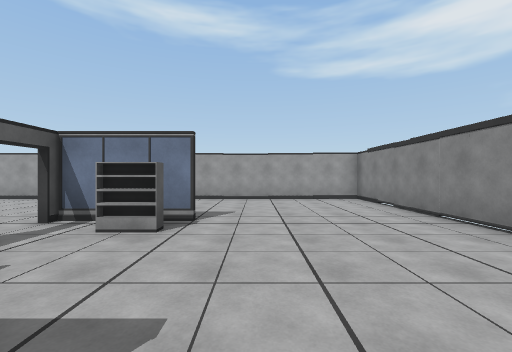
view 1 (above)

16 first-person views from a walk through a scene from a Unity 3-D project. The camera is 1.5 m above the floor, looks level and sees 90° across. The floor is counted in squares, 2 m on a side. Each view is taken from the middle of a square. On the plan, view 1 faces up. The plan holds only what a view shows up to about 9 squares ahead; the rest is blank. The player character is not drawn. Some animated figures are left out.

view 2
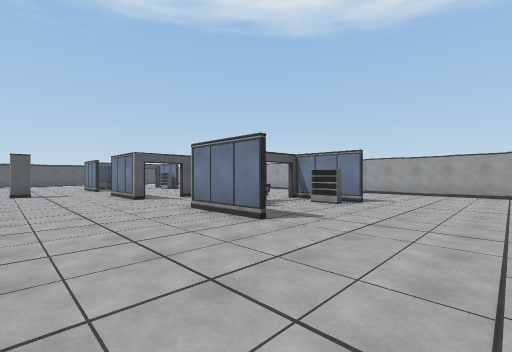

view 3
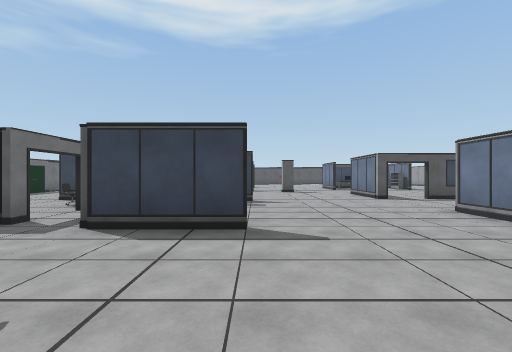

view 4
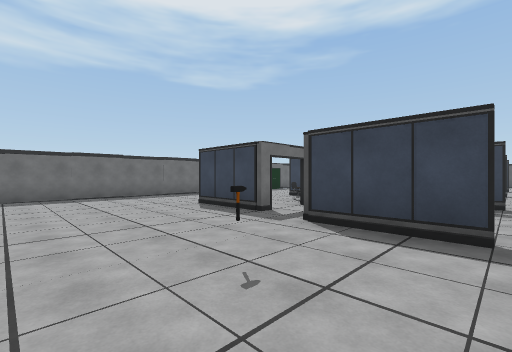

view 5
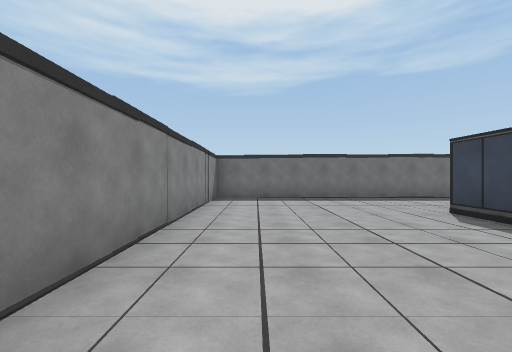

view 6
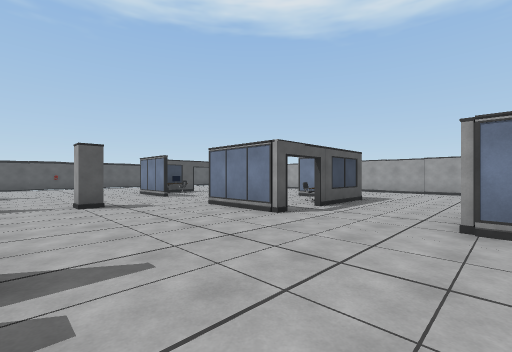

view 7
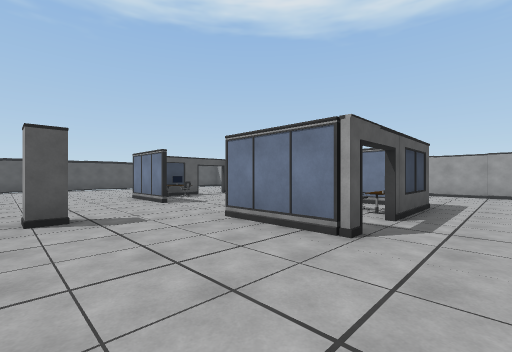

view 8
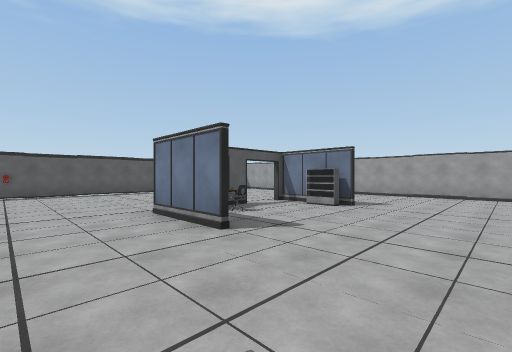

view 9
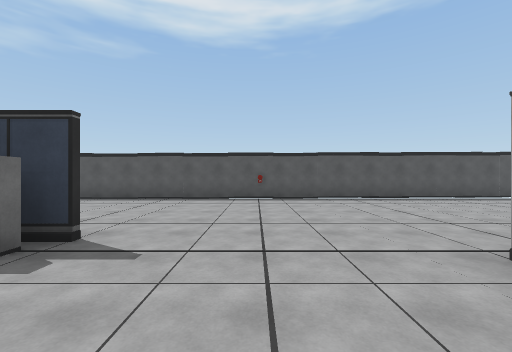

view 10
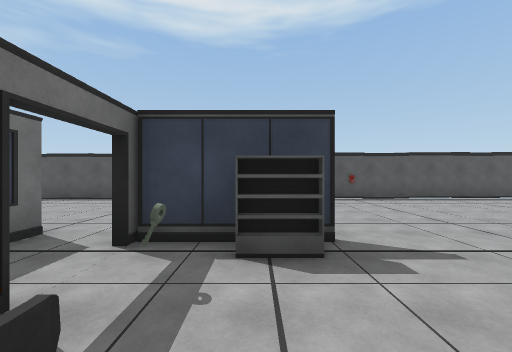

view 11
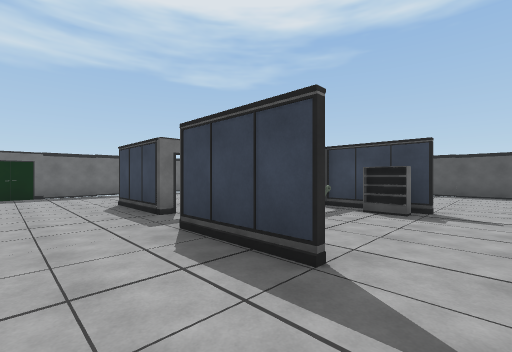

view 12
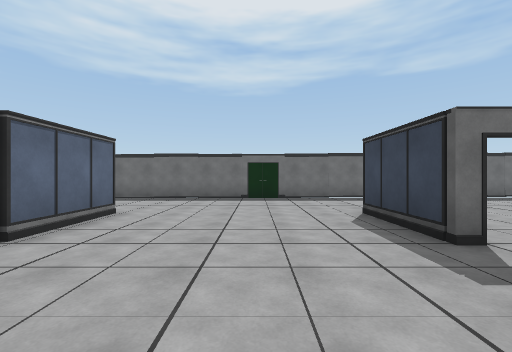

view 13
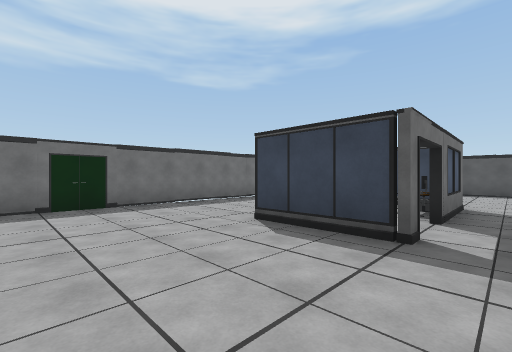

view 14
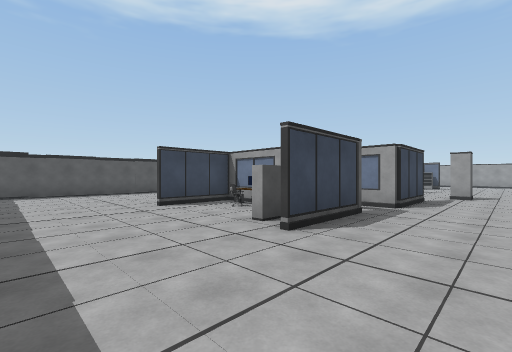

view 15
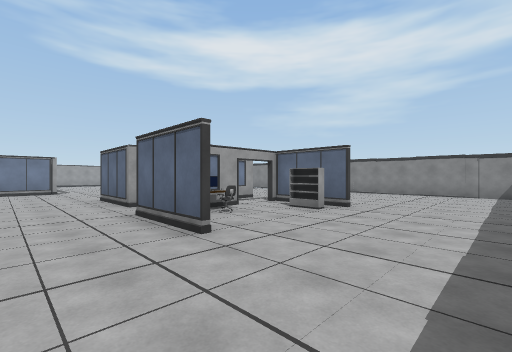

view 16
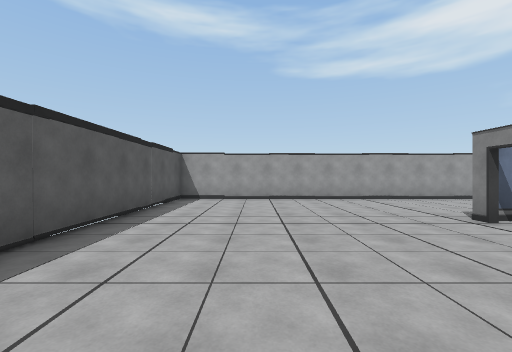

### Floor plan
Points are (right, up) in squares from view 1. A wall is a line through its corners. A room is listed if a view was taken in it or the views show most of it. See-through windows are left out.
Room 1 (views 1, 2, 3, 4, 5, 6, 7, 8, 9, 10, 11, 12, 13, 14, 15, 16)
walls: (-10.9, -4.1) (-10.9, -6.5) (-11.5, -6.5); (-6.4, 0.4) (-6.4, 0) (-7.5, 0); (-11.9, 0.2) (-14.4, 0.2); (-5.8, -6.6) (-5.8, -4.1); (-11.2, -7.7) (-11.2, -9.7); (-14.9, -4) (-14.9, -6.4); (-7.2, 4.1) (-8, 4.1); (-6.4, 4.1) (-6.4, 1.6); (-14.1, 2.9) (-14.1, 2.1); (-13.4, 4.3) (-14.1, 4.3); (-1.6, -4.1) (-1.6, -6.5); (-14.2, -7.9) (-15.3, -7.9) (-15.3, -10.2); (-14.3, 4) (-14.3, 4.5); (-3.5, -7.9) (-4.5, -7.9); (-6, -9.6) (-6, -10.2); (-1, 0.2) (-3.5, 0.2); (-15.4, -7.8) (-12.9, -7.8); (-6.1, -10.2) (-6.1, -7.9); (-2.6, 4.3) (-3.4, 4.3); (-2, -7.8) (-2, -10.2); (-2.1, -10.2) (-2.1, -7.9); (-5, 8.4) (-20.5, 8.4) (-20.4, -7.8); (-14, -13.7) (3.4, -13.7) (3.3, -6.3); (3.3, 3.2) (3.3, 8.4) (-2, 8.4); (-20.4, -9.7) (-20.4, -13.1); (-17.8, -13.7) (-16.9, -13.7)
ways out: gap at (-2, -8)
objects: other object (-14, -9); key (-14, -6); shelf (-14, -5); other object (-13, 2); shelf (-13, 4) to (-12, 4); shelf (-12, -10) to (-12, -9); other object (-12, -6); pillar (-10, -3); other object (-7, 3); other object (-5, -9); shelf (-3, -10); other object (-3, 2); shelf (-2, 4); hammer (1, -6)

Positions as (right, up) in squares from view 1, and headings:
1: (0, 0), facing up
2: (2, -3), facing up-left
3: (2, -4), facing left
4: (2, -4), facing down-left
5: (2, -5), facing down
6: (-3, -4), facing up-left
7: (-5, -3), facing up-left
8: (-9, -2), facing up-left
9: (-12, -2), facing left
10: (-12, -5), facing left
11: (-9, -3), facing down-left
12: (-9, -5), facing down
13: (-8, -7), facing down-left
14: (-9, -13), facing up-left
15: (-8, -13), facing up-right
16: (-18, 0), facing up
